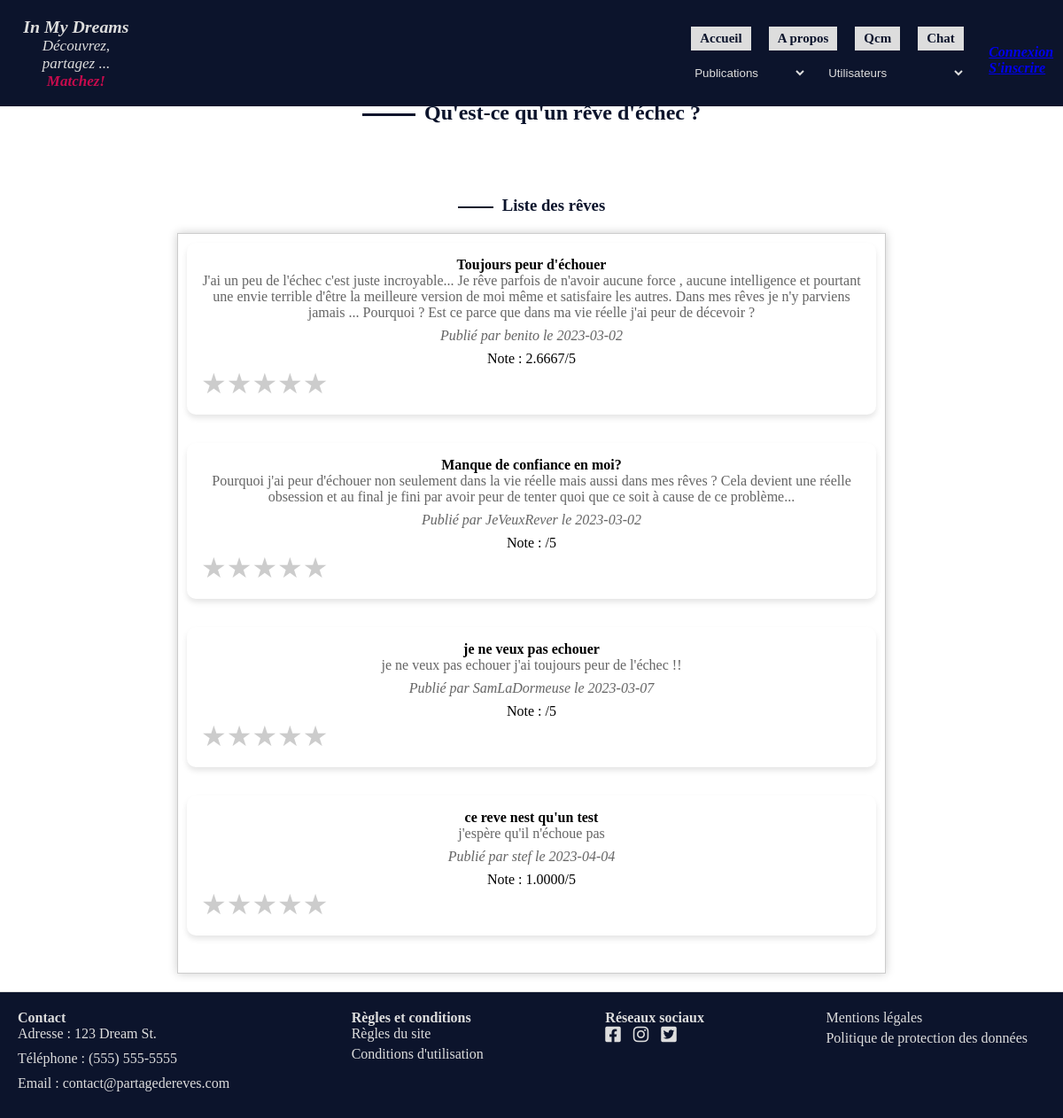
/index.php?page=categ-reves&action=echec, run on the app's committed database.
### tables this page shows
CREATE TABLE `reve` (
  `id_reve` int(11) NOT NULL AUTO_INCREMENT,
  `Libelle_Reve` text NOT NULL,
  `Date_Creation_Reve` date NOT NULL,
  `id_famille_reve` int(11) NOT NULL,
  `id_utilisateur` int(11) NOT NULL,
  `id_type_reve` int(11) DEFAULT NULL,
  `Titre_Reve` varchar(100) DEFAULT NULL,
  `libelle_type_reve` varchar(255) DEFAULT NULL,
  PRIMARY KEY (`id_reve`),
  KEY `REVE_FAMILLE_REVE_FK` (`id_famille_reve`),
  KEY `REVE_UTILISATEUR0_FK` (`id_utilisateur`),
  CONSTRAINT `REVE_FAMILLE_REVE_FK` FOREIGN KEY (`id_famille_reve`) REFERENCES `famille_reve` (`id_famille_reve`),
  CONSTRAINT `REVE_UTILISATEUR0_FK` FOREIGN KEY (`id_utilisateur`) REFERENCES `utilisateur` (`id_utilisateur`)
);

CREATE TABLE `utilisateur` (
  `id_utilisateur` int(11) NOT NULL AUTO_INCREMENT,
  `pseudo` varchar(40) NOT NULL,
  `prenom` varchar(40) NOT NULL,
  `date_naissance` date NOT NULL,
  `email` varchar(40) NOT NULL,
  `mdp` varchar(255) DEFAULT NULL,
  `descript` text,
  `id_sexe` int(11) DEFAULT NULL,
  `id_cp_ville` int(11) DEFAULT NULL,
  `id_type_reve` int(11) DEFAULT NULL,
  PRIMARY KEY (`id_utilisateur`),
  KEY `FK_UTILISATEUR_SEXE` (`id_sexe`),
  KEY `FK_UTILISATEUR_CP_VILLE` (`id_cp_ville`),
  KEY `UTILISATEUR_TYPE_REVE_FK` (`id_type_reve`),
  CONSTRAINT `FK_UTILISATEUR_CP_VILLE` FOREIGN KEY (`id_cp_ville`) REFERENCES `cp_ville` (`id_cp_ville`),
  CONSTRAINT `FK_UTILISATEUR_SEXE` FOREIGN KEY (`id_sexe`) REFERENCES `sexe` (`id_sexe`),
  CONSTRAINT `UTILISATEUR_TYPE_REVE_FK` FOREIGN KEY (`id_type_reve`) REFERENCES `type_reve` (`id_type_reve`)
);

### index.php (called while the page is built)
<?php
require_once 'routers.php';
?>

### dreams/dao/dao_categ_reves.php (called while the page is built, shortened)
<?php
function afficherTypeEchec() {
    $conn = getConnexion();
    $SQLStmt = $conn->prepare(
        'SELECT r.*, u.pseudo, AVG(n.note) as note
        FROM REVE r
        JOIN UTILISATEUR u
        ON r.id_utilisateur = u.id_utilisateur
        LEFT JOIN NOTE n
        ON r.id_reve = n.id_reve
        WHERE r.id_type_reve = 40
        GROUP BY r.id_reve;'
    );
    $SQLStmt->execute();
    $reves = $SQLStmt->fetchAll(PDO::FETCH_ASSOC);
    return $reves;
}
?>

### dreams/redirectionCateg/echec.phtml (the view, shortened to what this page needs)
<?php
require_once __DIR__ . '/../dao/dao_categ_reves.php';
?>
<!DOCTYPE html>
<html lang="en">
  <head>
    <link rel="stylesheet" href="https://cdnjs.cloudflare.com/ajax/libs/font-awesome/6.1.0/css/all.min.css">
	<link rel="stylesheet" href="/inmydreams/dreams/style/style.css">
  </head>
<body>
    <main>
        <nav>
            <?php require_once __DIR__ . '/../partials/nav.phtml'; ?>
        </nav>
        <header>
            <h1 class="titre-type-reve">Rêves d'échec</h1>
        </header>
        <section class="definition-type-reve">
            <h2 class="sous-titre-categ">Qu'est-ce qu'un rêve d'échec ?</h2>
            <h3 class="h3-liste-reves">Liste des rêves</h3>
                <div class="categ-liste-reves" id="liste-reves">
                    <?php
                    $reves = afficherTypeEchec();
                    foreach ($reves as $reve) {
                        echo '<div class="reve">';
                        echo '<h4 class="titre-categ-reve">' . $reve['Titre_Reve'] . '</h4>';
                        echo '<p class="libelle-categ-reve">' . $reve['Libelle_Reve'] . '</p>';
                        echo '<p class="info-categ-reve italic">';
                        echo 'Publié par ' . $reve['pseudo'] . ' le ' . $reve['Date_Creation_Reve'];
                        echo '</p>';
                        echo '<div class="note" data-id="' . $reve['id_reve'] . '" data-note="' . $reve['note'] . '">';
                        echo 'Note : ' . $reve['note'] . '/5';
                        echo '</div>';
                        echo '<div class="rating" data-id="' . $reve['id_reve'] . '">';
                        echo '<span class="star" data-value="1">&#9733;</span>';
                        echo '<span class="star" data-value="2">&#9733;</span>';
                        echo '<span class="star" data-value="3">&#9733;</span>';
                        echo '<span class="star" data-value="4">&#9733;</span>';
                        echo '<span class="star" data-value="5">★</span>';
                        echo '</div>';
                        echo '</div>';
                    }
                    ?>
                </div>
        </section>
    </main>
    <footer>
        <?php require_once __DIR__ . '/../partials/footer.phtml'; ?>
    </footer>
</body>
</html>

### dreams/style/style.css (style rules this page uses)
body, html, * { margin: 0; padding: 0; box-sizing: border-box; }
footer { background-color: #0c142c; color: rgb(221, 221, 221);; padding: 20px; }
.definition-type-reve { display: flex; flex-direction: column; align-items: center; text-align: center; border-top: 1px solid rgb(221, 221, 221);; border-bottom: 1px solid rgb(221, 221, 221);; padding: 20px 0; }
.definition-type-reve > * { margin: 20px 0; max-width: 800px; }
.definition-type-reve h2::before { content: ""; display: inline-block; width: 60px; height: 3px; background-color: #0c142c; margin-right: 10px; vertical-align: middle; }
.definition-type-reve h3::before { content: ""; display: inline-block; width: 40px; height: 2px; background-color: #0c142c; margin-right: 10px; vertical-align: middle; }
.categ-liste-reves { box-shadow: 0 0 10px rgba(0, 0, 0, 0.2); border: 1px solid #ccc; padding: 10px; margin: 0 auto; }
.titre-type-reve, .sous-titre-categ, .h3-liste-reves { color:#0c142c; }
.titre-type-reve { font-size: 3em; color: #6b0036; display: flex; justify-content: center; font-family: 'Arial Black', sans-serif; }
.definition-type-reve p { margin-bottom: 20px; text-shadow: 1px 1px 0 #f9f9f9; }
.rating { display: flex; }
.star { font-size: 2rem; cursor: pointer; color: #ccc; }
.italic { font-style: italic; }
.reve { padding: 1rem; margin-bottom: 2rem; width: 100%; background-color: #ffffff; border-radius: 10px; box-shadow: 0 4px 6px rgba(0, 0, 0, 0.1); transition: box-shadow 0.3s, transform 0.3s; }
.reve:not(:last-child) { margin-bottom: 2rem; }
.reve p { font-size: 1rem; color: #666; margin-bottom: 0.5rem; }

### data on the page
reve: Titre_Reve "Toujours peur d'échouer", Libelle_Reve "J'ai un peu de l'échec c'est juste incroyable... Je rêve parfois de n'avoir aucune force , aucune intelligence et pourtant une envie terrible d'être la meilleure version de moi même et satisfaire les autres. Dans mes rêves je n'y parviens jamais ... Pourquoi ? Est ce parce que dans ma vie réelle j'ai peur de décevoir ?", id_utilisateur.pseudo "benito", Date_Creation_Reve "2023-03-02", note "2.6667"
reve: Titre_Reve "Manque de confiance en moi?", Libelle_Reve "Pourquoi j'ai peur d'échouer non seulement dans la vie réelle mais aussi dans mes rêves ? Cela devient une réelle obsession et au final je fini par avoir peur de tenter quoi que ce soit à cause de ce problème...", id_utilisateur.pseudo "JeVeuxRever", Date_Creation_Reve "2023-03-02"
reve: Titre_Reve "je ne veux pas echouer", Libelle_Reve "je ne veux pas echouer j'ai toujours peur de l'échec !!", id_utilisateur.pseudo "SamLaDormeuse", Date_Creation_Reve "2023-03-07"
reve: Titre_Reve "ce reve nest qu'un test", Libelle_Reve "j'espère qu'il n'échoue pas", id_utilisateur.pseudo "stef", Date_Creation_Reve "2023-04-04", note "1.0000"
